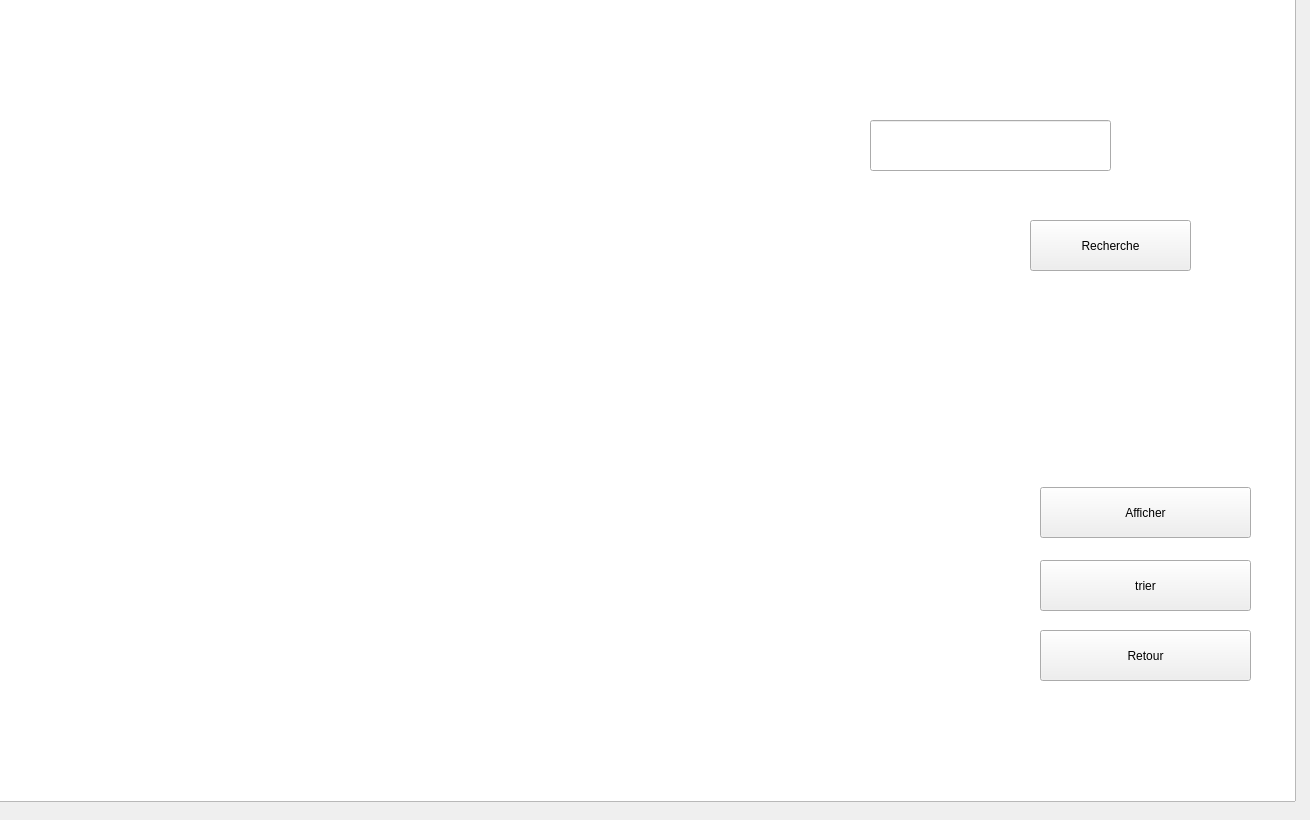
    <widget class="QWidget" name="tab_8">
     <attribute name="title">
      <string>Afficher</string>
     </attribute>
     <widget class="QTableView" name="tableView_audience">
      <property name="geometry">
       <rect>
        <x>-5</x>
        <y>-9</y>
        <width>1301</width>
        <height>811</height>
       </rect>
      </property>
     </widget>
     <widget class="QPushButton" name="pushButton_afficher">
      <property name="geometry">
       <rect>
        <x>1040</x>
        <y>487</y>
        <width>211</width>
        <height>51</height>
       </rect>
      </property>
      <property name="text">
       <string>Afficher</string>
      </property>
     </widget>
     <widget class="QPushButton" name="pushButton_tri">
      <property name="geometry">
       <rect>
        <x>1040</x>
        <y>560</y>
        <width>211</width>
        <height>51</height>
       </rect>
      </property>
      <property name="text">
       <string>trier</string>
      </property>
     </widget>
     <widget class="QPushButton" name="pushButton_retour">
      <property name="geometry">
       <rect>
        <x>1040</x>
        <y>630</y>
        <width>211</width>
        <height>51</height>
       </rect>
      </property>
      <property name="text">
       <string>Retour</string>
      </property>
     </widget>
     <widget class="QPushButton" name="pushButton_Recherche">
      <property name="geometry">
       <rect>
        <x>1030</x>
        <y>220</y>
        <width>161</width>
        <height>51</height>
       </rect>
      </property>
      <property name="text">
       <string>Recherche</string>
      </property>
     </widget>
     <widget class="QLineEdit" name="lineEdit_8">
      <property name="geometry">
       <rect>
        <x>870</x>
        <y>120</y>
        <width>241</width>
        <height>51</height>
       </rect>
      </property>
     </widget>
    </widget>
